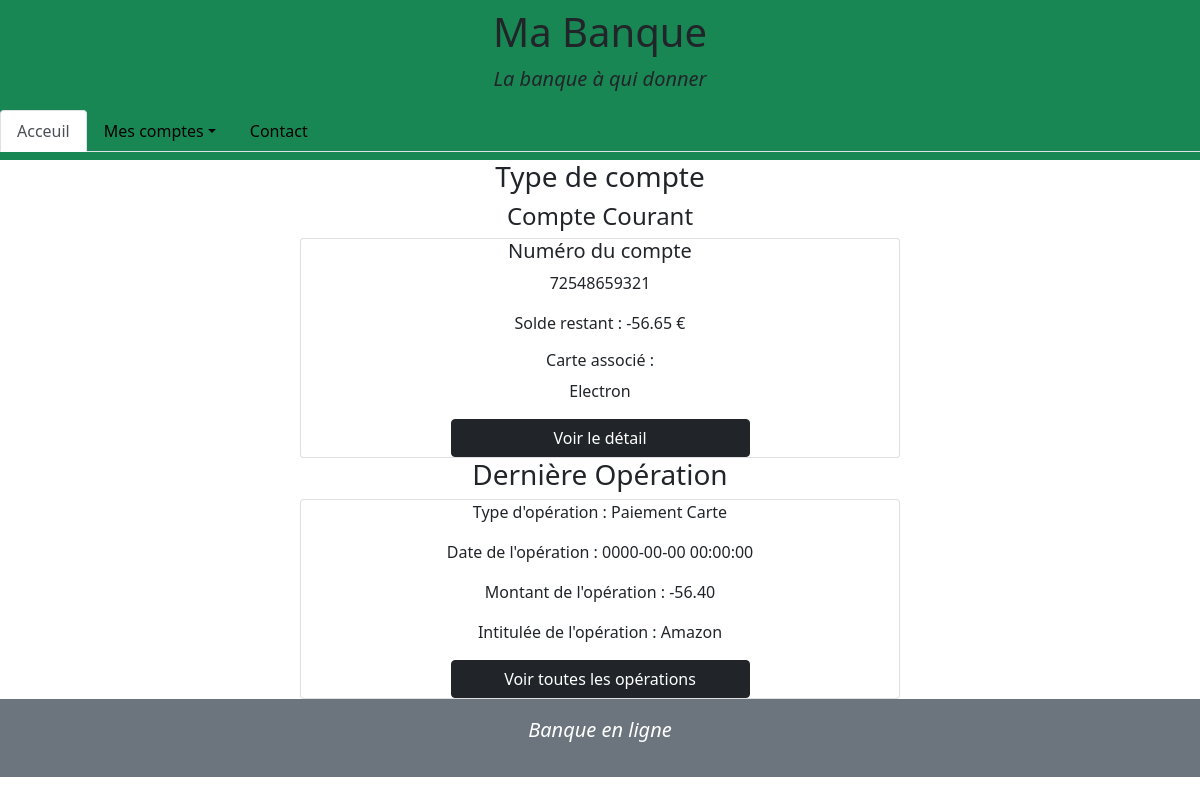
The app's page /singleAccount.php?id=1 (signed in) with its own data.
### tables this page shows
CREATE TABLE credit_card (
    id INT UNSIGNED NOT NULL AUTO_INCREMENT,
    account_id INT UNSIGNED NOT NULL,
    card_number VARCHAR(16) NOT NULL,
    crypto INT(3) NOT NULL,
    card_type VARCHAR(15) NOT NULL,
    payement_perm INT(5) NOT NULL,
    debit_perm INT(5) NOT NULL,
    without_contact VARCHAR(5) NOT NULL,
    code INT(4) NOT NULL,
    PRIMARY KEY (id),
    FOREIGN KEY (account_id) REFERENCES account(id)
);

CREATE TABLE account (
    id INT UNSIGNED NOT NULL AUTO_INCREMENT,
    account_type VARCHAR(50) NOT NULL,
    create_date TIMESTAMP NOT NULL,
    account_number VARCHAR(11) NOT NULL,
    amount DECIMAL(10,2) NOT NULL,
    uncover_permission INT(20),
    customer_id INT UNSIGNED NOT NULL,
    PRIMARY KEY (id),
    FOREIGN KEY (customer_id) REFERENCES customer(id)
);

CREATE TABLE operation (
    id INT UNSIGNED NOT NULL AUTO_INCREMENT,
    operation_date TIMESTAMP NOT NULL,
    operation_type VARCHAR(15) NOT NULL,
    operation_amount DECIMAL(10,2) NOT NULL,
    label VARCHAR(50) NOT NULL,
    account_id INT UNSIGNED NOT NULL,
    PRIMARY KEY (id),
    FOREIGN KEY (account_id) REFERENCES account(id)    
);

### singleAccount.php (called while the page is built, shortened)
<?php
require "model/connexion.php";
require "model/accounts.php";
require "model/operations.php";
if(isset($_GET["id"]) && !empty($_GET["id"])) {
    $account = getAccount($db, $_GET["id"]);
    $lastOperation = lastOperation($db, $_GET["id"]);
}
else {
    header("Location:index.php");
}
include "view/singleAccountView.php"
?>

### model/accounts.php (called while the page is built, shortened)
<?php
function getAccount(PDO $db, int $id) {
    $query = $db->prepare(
        "SELECT * FROM account AS a
        LEFT JOIN credit_card AS c
        ON  c.account_id = a.id
        WHERE a.id=:id"
    );
    $query->execute([
        "id" => $id
    ]);
    $result = $query->fetchAll(PDO::FETCH_ASSOC);
    return $result;
}
?>

### model/operations.php (called while the page is built, shortened)
<?php
function lastOperation(PDO $db, $id) {
    $query = $db->prepare("SELECT * FROM operation WHERE account_id=:id ORDER BY id DESC LIMIT 1"
    );
    $query->execute([
        "id" => $id
    ]);
    $result = $query->fetchAll(PDO::FETCH_ASSOC);
    return $result;
}
?>

### view/singleAccountView.php (the view)
<?php
    include "view/layout/header.php"
?>
<div class="text-center">
<h3>Type de compte</h3>
<h4><?php echo $account[0]["account_type"];?></h4>
<div class="card w-50 text-center mx-auto">
    <h5>Numéro du compte</h5>
    <p><?php echo $account[0]["account_number"];?></p>
    <p>Solde restant : <?php echo $account[0]["amount"];?> €</p>
    <h6>Carte associé :</h6>
    <p><?php echo $account[0]["card_type"];?></p>
<a class="btn btn-dark w-50 mx-auto" href="singleCard.php?id=<?php echo $account[0]["id"]?>">Voir le détail</a>
</div>
<h3>Dernière Opération</h3>
    <div class= "card w-50 text-center mx-auto">
        <p>Type d'opération : <?php echo $lastOperation[0]["operation_type"];?> </p>
        <p>Date de l'opération : <?php echo $lastOperation[0]["operation_date"];?> </p>
        <p>Montant de l'opération : <?php echo $lastOperation[0]["operation_amount"];?> </p>
        <p>Intitulée de l'opération : <?php echo $lastOperation[0]["label"];?> </p>
        <a class="btn btn-dark w-50 mx-auto" href="allOperations.php?id=<?php echo $_GET["id"]?>">Voir toutes les opérations</a>
    </div>
    </div>
<?php
    include "view/layout/footer.php";
?>

### records on screen
credit_card: account.account_type "Compte Courant", account.account_number "72548659321", account.amount "-56.65", card_type "Electron"
operation: operation_type "Paiement Carte", operation_date "0000-00-00 00:00:00", operation_amount "-56.40", label "Amazon"
